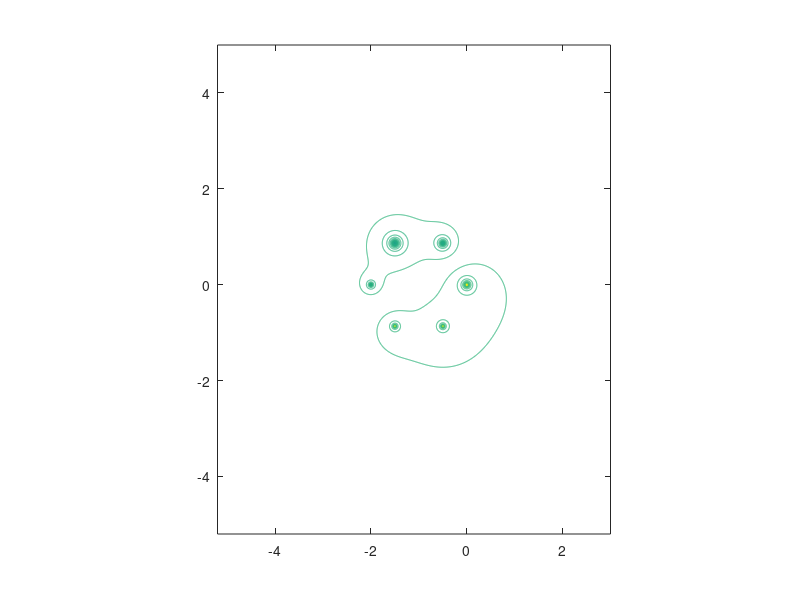

The MATLAB source for this figure:
clear; clf; hold off;
xa=-5.2:0.0075:3;
ya=-5.2:0.0075:5;
k=1.; 
a = sqrt(3) * 1 / 2;
q  = [2, -1,   -2,    1,   -3,    1];
px = [0, -2, -0.5, -0.5, -1.5, -1.5];
py = [0,  0,    a,   -a,    a,   -a];
[x,y]=meshgrid(xa,ya);
z = k*q(1)./sqrt((x - px(1)).^2+(y - py(1)).^2) + ...
    k*q(2)./sqrt((x - px(2)).^2+(y - py(2)).^2) + ...
    k*q(3)./sqrt((x - px(3)).^2+(y - py(3)).^2) + ...
    k*q(4)./sqrt((x - px(4)).^2+(y - py(4)).^2) + ...
    k*q(5)./sqrt((x - px(5)).^2+(y - py(5)).^2) + ...
    k*q(6)./sqrt((x - px(6)).^2+(y - py(6)).^2);
zmax=max(max(z));
zmin=min(min(z));
dz=(zmax-zmin)/250;
nivel=zmin:dz:zmax;
contour(x,y,z,nivel);
axis equal